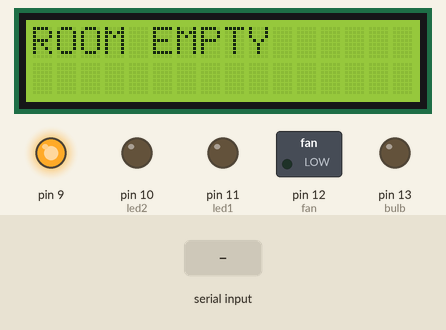
A sketch run on a simulated Arduino Uno, built with avr-gcc and run on an emulated ATmega328P. Shown: 16×2 character LCD, switched loads named in the sketch (green lamp = pin HIGH), output pins drawn as LEDs (lit = HIGH). The inputs (shaded band) are chosen by the test bench. What the sketch prints to the serial monitor is not drawn.

Above: at 1.2 s.
1.3 s: "2" received over Serial
At 2.5 s:
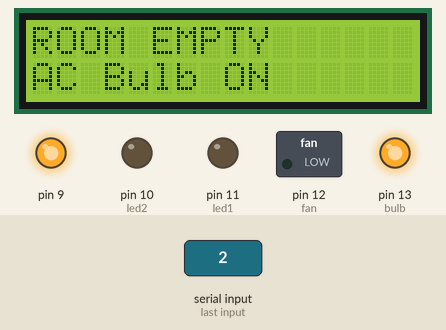
2.8 s: "4" received over Serial
At 4.0 s:
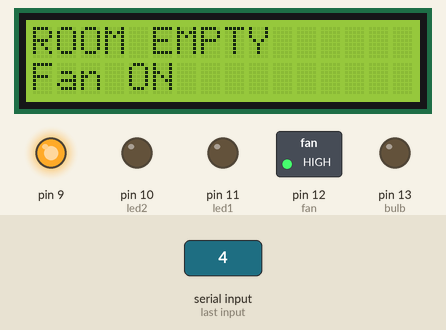
4.3 s: "6" received over Serial
At 5.3 s:
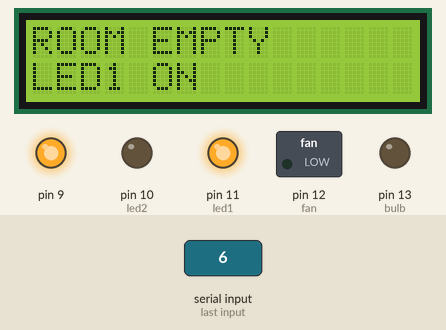
5.8 s: "0" received over Serial
At 6.2 s:
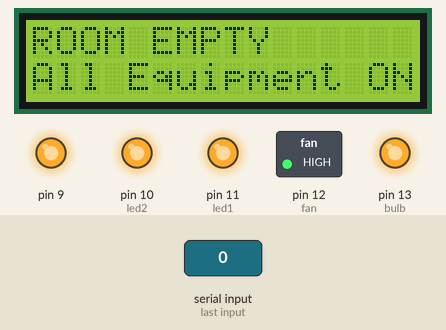
7.3 s: "9" received over Serial
At 8.1 s:
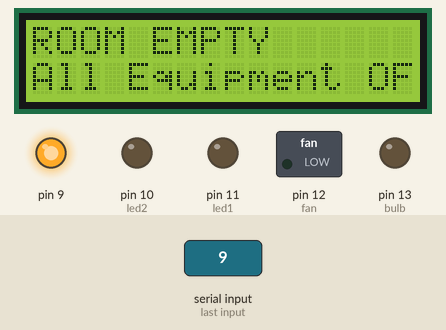
8.8 s: "8" received over Serial
At 9.5 s:
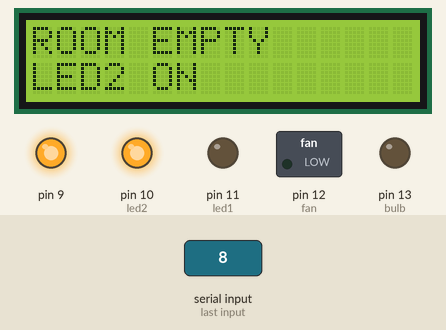
Timing chart, 0 to 11.3 s (numbered marks = the images above; inputs shaded):
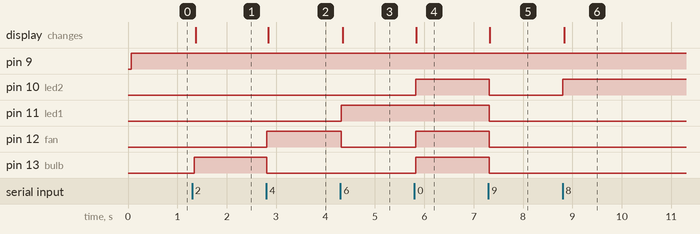

The sketch:

Home_Automation2.ino
```cpp
#include "LiquidCrystal.h"
#include "LiquidCrystal_I2C.h"
int pir = 9;
int PIR;
int bulb = 13;
int fan = 12;
int led1 = 11;
int led2 = 10;
char val;
LiquidCrystal_I2C lcd(0 * 27, 16, 2);

void setup() {
  pinMode(9, OUTPUT);
  pinMode(bulb, OUTPUT);
  pinMode(fan, OUTPUT);
  pinMode(led1, OUTPUT);
  pinMode(led2, OUTPUT);
  Serial.begin(9600);
  lcd.begin(16, 2);
  lcd.backlight();
}

void loop() {
  digitalWrite(9, HIGH);
  while (Serial.available()) {
    val = Serial.read();
    Serial.println(val);
  }
  if (PIR == 1) {
    lcd.setCursor(0, 0);
    lcd.print("ROOM OCCUPIED");
    lcd.print("                                ");
  }
  if (val == '2') {
    digitalWrite(bulb, HIGH);
    digitalWrite(fan, LOW);
    digitalWrite(led1, LOW);
    digitalWrite(led2, LOW);
    lcd.setCursor(0, 1);
    lcd.print("AC Bulb ON");
    lcd.print("                      ");
  } else if (val == '1') {
    digitalWrite(bulb, LOW);
    lcd.setCursor(0, 1);
    lcd.print("                      ");
  } else if (val == '4') {
    digitalWrite(fan, HIGH);
    digitalWrite(bulb, LOW);
    digitalWrite(led1, LOW);
    digitalWrite(led2, LOW);
    lcd.setCursor(0, 1);
    lcd.print("Fan ON ");
    lcd.print("                      ");
  } else if (val == '3') {
    digitalWrite(fan, LOW);
    lcd.setCursor(0, 1);
    lcd.print("                      ");
  } else if (val == '6') {
    digitalWrite(led1, HIGH);
    digitalWrite(led2, LOW);
    digitalWrite(fan, LOW);
    digitalWrite(bulb, LOW);
    lcd.setCursor(0, 1);
    lcd.print("LED1 ON");
    lcd.print("                      ");
  } else if (val == '5') {
    digitalWrite(led1, LOW);
    lcd.setCursor(0, 1);
    lcd.print("                      ");
  } else if (val == '8') {
    digitalWrite(led2, HIGH);
    digitalWrite(led1, LOW);
    digitalWrite(fan, LOW);
    digitalWrite(bulb, LOW);
    lcd.setCursor(0, 1);
    lcd.print("LED2 ON");
    lcd.print("                      ");
  } else if (val == '7') {
    digitalWrite(led2, LOW);
    lcd.setCursor(0, 1);
    lcd.print("                      ");
  } else if (val == '0') {
    digitalWrite(bulb, HIGH);
    digitalWrite(fan, HIGH);
    digitalWrite(led1, HIGH);
    digitalWrite(led2, HIGH);
    lcd.setCursor(0, 1);
    lcd.print("All Equipment ON");
  } else if (val == '9') {
    digitalWrite(bulb, LOW);
    digitalWrite(fan, LOW);
    digitalWrite(led1, LOW);
    digitalWrite(led2, LOW);
    lcd.setCursor(0, 1);
    lcd.print("All Equipment OFF");
  } else if (PIR == 0) {
    digitalWrite(bulb, LOW);
    digitalWrite(fan, LOW);
    digitalWrite(led1, LOW);
    digitalWrite(led2, LOW);
    lcd.setCursor(0, 0);
    lcd.print("ROOM EMPTY");
    lcd.print("                      ");
    lcd.setCursor(0, 1);
    lcd.print("                      ");
  }
}
```

Measured:
- after the input at 1.3 s, pin 13 (bulb): LOW → HIGH at once; the display: changes after 0.07 s (image 1)
- after the input at 2.8 s, pin 12 (fan): LOW → HIGH at once; pin 13 (bulb): HIGH → LOW at once; the display: changes at once (image 2)
- after the input at 4.3 s, pin 11 (led1): LOW → HIGH at once; pin 12 (fan): HIGH → LOW at once; the display: changes after 0.05 s (image 3)
- after the input at 5.8 s, pin 10 (led2), pin 12 (fan), pin 13 (bulb): LOW → HIGH at once; the display: changes at once (image 4)
- after the input at 7.3 s, pin 10 (led2), pin 11 (led1), pin 12 (fan), pin 13 (bulb): HIGH → LOW at once; the display: changes at once (image 5)
- after the input at 8.8 s, pin 10 (led2): LOW → HIGH at once; the display: changes at once (image 6)
